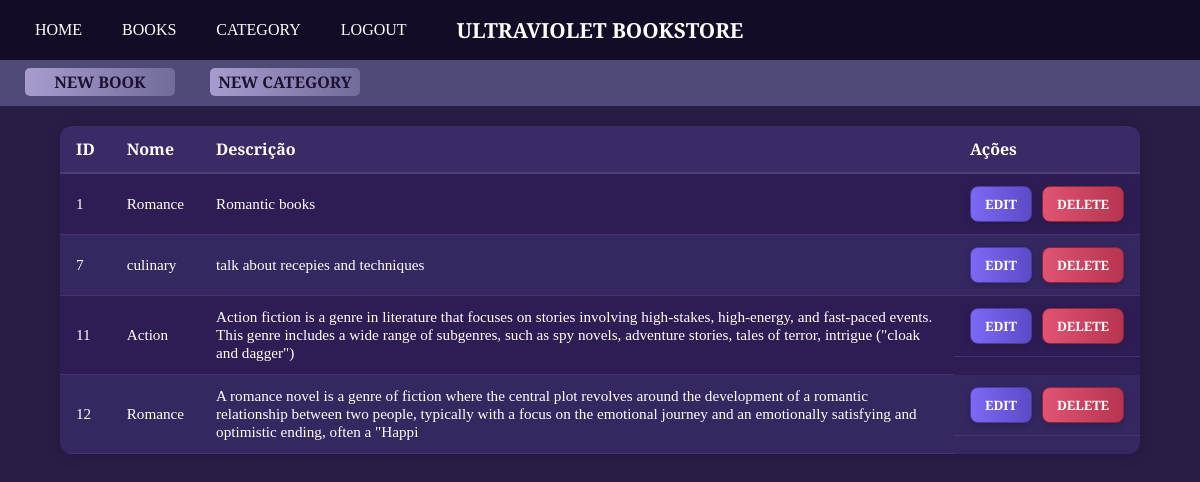
Screenshot of /crud2/listcategory.php with the database file from the repository.
### tables this page shows
CREATE TABLE `category` (
  `id_category` int(11) NOT NULL,
  `category_name` varchar(255) NOT NULL,
  `category_description` varchar(255) NOT NULL
);

### crud2/listcategory.php (the view, shortened to what this page needs)
<?php
include '../conexao.php';
include '../includes/menu.php';
try {
    $stmt = $pdo->query("SELECT * FROM category");
    $categories = $stmt->fetchAll(PDO::FETCH_ASSOC);
} catch (PDOException $e) {
    echo "<p style='color:red;'>Erro ao buscar categorias: " . htmlspecialchars($e->getMessage()) . "</p>";
    $categories = [];
}
?>
<!DOCTYPE html>
<html lang="en">
<head>
    <link rel="stylesheet" href="/trabalhofinal/assets/style.css" />
</head>
<body>
    <br>
    <div class="cruds">
        <a class="buttonadd" href="/trabalhofinal/crud1/addbooks.php">NEW BOOK</a>
        <a class="buttonadd" href="/trabalhofinal/crud2/addcategory.php">NEW CATEGORY</a>
    </div>
    <table class="table">
        <thead>
            <tr>
                <th>ID</th>
                <th>Nome</th>
                <th>Descrição</th>
                <th>Ações</th>
            </tr>
        </thead>
        <tbody>
        <?php foreach ($categories as $category): ?>
            <tr>
                <td><?= $category['id_category'] ?></td>
                <td class="name-column"><?= htmlspecialchars($category['category_name']) ?></td>
                <td><?= htmlspecialchars($category['category_description']) ?></td>
                <td class="actions">
                    <a href="/trabalhofinal/crud2/updatecategory.php?id=<?= $category['id_category'] ?>" class="edit">EDIT</a>
                    <a href="/trabalhofinal/crud2/deletecategory.php?id=<?= $category['id_category'] ?>" class="delete" onclick="return confirm('DELETE CATEGORY?')">DELETE</a>
                </td>
            </tr>
        <?php endforeach; ?>
        </tbody>
    </table>
</body>
</html>

### includes/menu.php (shortened to what this page needs)
<link rel="stylesheet" href="/trabalhofinal/assets/menu.css">
<div class="navbar">
    <div class="navbar-center">ULTRAVIOLET BOOKSTORE</div>
    <div class="navbar-right">
        <a href="/trabalhofinal/homepage.php">HOME</a>
        <a href="/trabalhofinal/crud1/listbooks.php">BOOKS</a>
        <a href="/trabalhofinal/crud2/listcategory.php">CATEGORY</a>
        <a href="/trabalhofinal/logout.php">LOGOUT</a>
    </div>
</div>

### assets/menu.css (style rules this page uses)
.navbar { width: 100%; background-color: #140c26; padding: 15px 25px; display: flex; align-items: center; justify-content: space-between; font-family: 'Playfair Display', serif; position: fixed; top: 0; left: 0; z-index: 100; height: 60px; }
.navbar-center { position: absolute; left: 50%; transform: translateX(-50%); color: #ffffff; font-size: 1.3rem; font-weight: bold; white-space: nowrap; }
.navbar-right { display: flex; gap: 20px; }
.navbar-right a { color: #ffffff; text-decoration: none; font-size: 1rem; padding: 6px 10px; border-radius: 6px; transition: background-color 0.3s ease, color 0.3s ease; }

### assets/style.css (style rules this page uses)
* { box-sizing: border-box; margin: 0; padding: 0; font-family: 'Playfair Display', serif; }
body { margin: 0; padding: 0; font-family: 'Playfair Display', serif; background-color: #291d46; color: #ffffff; }
.buttonSign, .buttonedit, .buttonaddbook, .logoutButton, .buttonadd { margin-top: 10px; padding: 10px; background: linear-gradient(to right, #a89ccf, #716c99); border: none; border-radius: 8px; color: #1c1230; font-weight: bolder; cursor: pointer; font-family: 'Playfair Display', serif; text-align: center; }
.buttonadd { width: 150px; padding: 3px; margin-left: 25px; border-radius: 5px; }
table { width: 90%; border-collapse: separate; border-spacing: 0; background-color: #2e1d55; color: #ffffff; font-size: 0.95rem; margin: 20px auto; border-radius: 12px; overflow: hidden; box-shadow: 0 0 15px rgba(0, 0, 0, 0.2); }
table thead th { background-color: #3a2a66; font-size: 1rem; text-align: left; padding: 12px 16px; border-bottom: 2px solid #4e3d7b; }
table tbody td { padding: 12px 16px; border-bottom: 1px solid #463373; }
table tbody tr:nth-child(even) { background-color: #352760; }
.actions { display: flex; gap: 10px; }
.actions a { text-decoration: none; padding: 8px 14px; border-radius: 8px; font-size: 0.85em; transition: 0.3s ease; color: #fff; font-weight: bold; display: inline-block; box-shadow: 0 2px 6px rgba(0, 0, 0, 0.2); }
.actions .edit { background: linear-gradient(to right, #7c69f5, #5b4bc7); border: 1px solid #4a3aa1; }
.actions .delete { background: linear-gradient(to right, #e05472, #b73450); border: 1px solid #912340; }
a { text-decoration: none; color: inherit; }
.cruds { margin: 20px 0; display: flex; gap: 10px; background-color: #4f4a77; padding-bottom: 10px; margin-top: 40px; }

### rows the page displays
category: id_category "1", category_name "Romance", category_description "Romantic books"
category: id_category "7", category_name "culinary", category_description "talk about recepies and techniques"
category: id_category "11", category_name "Action", category_description "Action fiction is a genre in literature that focuses on stories involving high-stakes, high-energy, and fast-paced events. This genre includes a wide range of subgenres, such as spy novels, adventure stories, tales of terror, intrigue (\"cloak and dagger\")"
category: id_category "12", category_name "Romance", category_description "A romance novel is a genre of fiction where the central plot revolves around the development of a romantic relationship between two people, typically with a focus on the emotional journey and an emotionally satisfying and optimistic ending, often a \"Happi"
